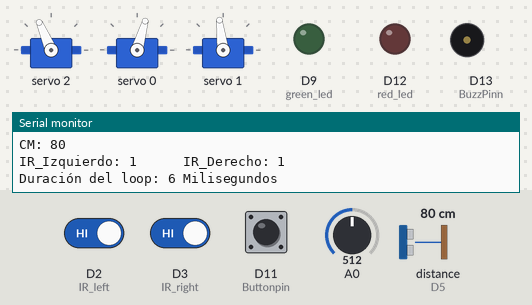
The program below on a simulated Arduino Zero (SAMD21). Shown: 3 × servo, output pins drawn as LEDs (lit = HIGH), buzzer (waves = sounding), the last lines printed to the serial monitor. Wiring (inferred from the names in the program): ultrasonic range finder: trigger D5; echo D5. Inputs (shaded band) come from the test bench; at power-on: distance to the obstacle (sensor on D5) 80 cm, D2 (IR_left) HIGH, D11 (Buttonpin) LOW, D3 (IR_right) HIGH, A0 = 512. The echo pulse lasts 58.3 µs per cm.

Above: at 5.9 s.
6.0 s: distance to the obstacle (sensor on D5) set to 12 cm
7.5 s: distance to the obstacle (sensor on D5) set to 9 cm
At 8.9 s:
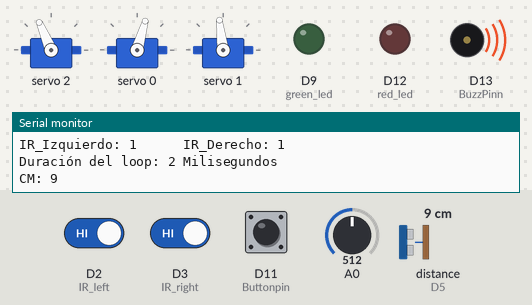
10.5 s: D2 (IR_left) driven LOW
At 10.9 s:
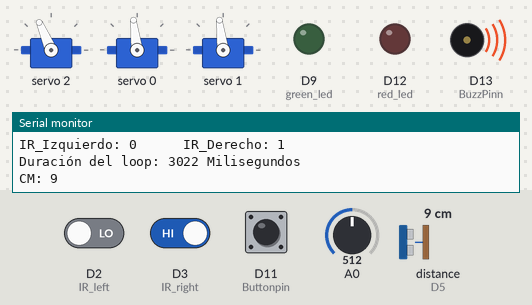
13.5 s: D11 (Buttonpin) pulled HIGH for 0.15 s
At 15.4 s:
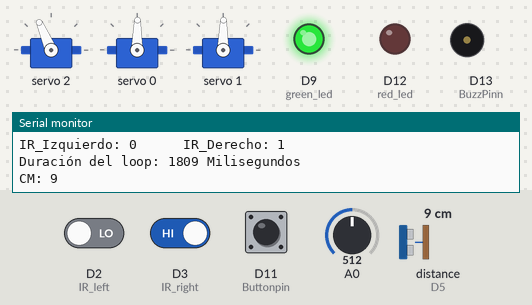
16.1 s: D3 (IR_right) driven LOW
At 17.5 s:
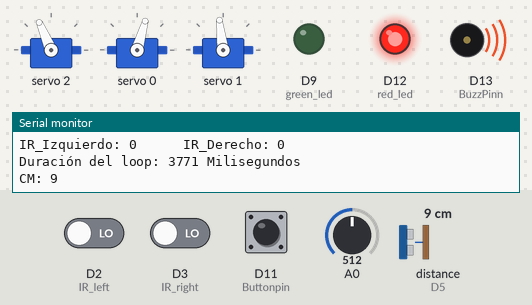
19.1 s: D3 (IR_right) driven HIGH
At 19.5 s:
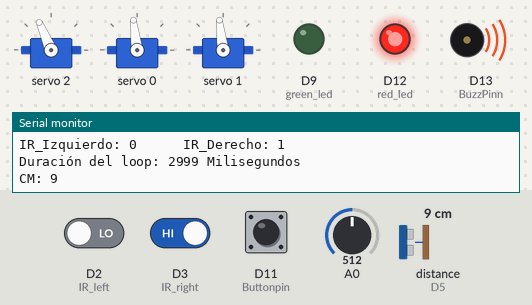
Timing chart, 0 to 23.1 s (numbered marks = the images above; inputs shaded):
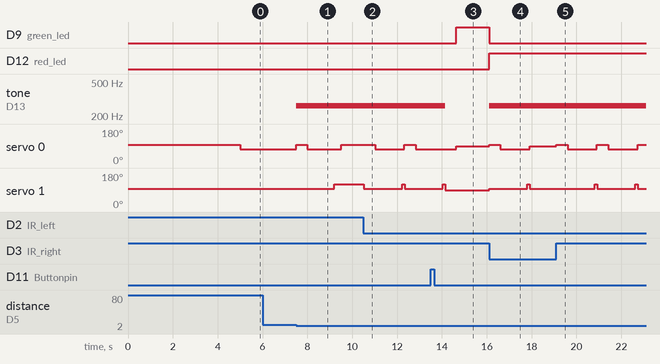

Measured:
- the behaviour switches between 11 and 10 cm on distance to the obstacle (sensor on D5) (found by bisection; images 0 and 1)
- after the input at 7.5 s, tone on D13 (BuzzPinn): silent → 262 Hz at once; servo 0: 74° → 97° at once, → 74° 0.50 s later, → 97° 1.5 s later; servo 1: 97° → 121° after 1.7 s
- after the input at 10.5 s, servo 1: 121° → 97° at once, → 121° 1.7 s later, → 97° 0.11 s later
- after the input at 13.5 s, D9 (green_led): LOW → HIGH after 1.1 s; tone on D13 (BuzzPinn): 262 Hz → silent after 0.64 s
- after the input at 16.1 s, D9 (green_led): HIGH → LOW at once; D12 (red_led): LOW → HIGH at once; tone on D13 (BuzzPinn): silent → 262 Hz at once; servo 0: 89° → 97° at once, → 74° 0.50 s later, → 89° 1.3 s later; servo 1: 89° → 97° at once, → 121° 1.7 s later, → 97° 0.10 s later
- after the input at 19.1 s, servo 0: alternates 97° for 0.50 s and 74° for 1.3 s, starting at once; servo 1: alternates 121° for 0.11 s and 97° for 1.7 s, starting after 1.7 s

The program:

main.cpp
```cpp
#include <Arduino.h>
#include <Wire.h>
#include <Adafruit_PWMServoDriver.h>

Adafruit_PWMServoDriver pwm = Adafruit_PWMServoDriver();

//WHEEL MOVEMENT
#define SERVOSTOP 380
#define SERVORIGHT 440
#define SERVOLEFT 320

//WHEELS
#define servo_left 0
#define servo_right 1

//LEDS
#define red_led 12
#define green_led 9

//INFRARED
#define IR_left 2
#define IR_right 3

//BUTTON
#define Buttonpin 11

//GLOBAL VARIABLES OF CORRECTION
int I;
int D;

//VARIABLES FOR THE PROXIMITY SENSOR
#define pingPin 5
#define BuzzPinn 13
#define C4 262
long cm;

//Servo 180
#define servo_45deg 420
int servo_180 = 2;

//Variable for change of direction function
//According to the ardino documentation found at the following link: https://www.arduino.cc/reference/cs/language/functions/external-interrupts/attachinterrupt/?_x_tr_hist=true
//Variable has to be declared as volatile to be sure that the variables shared between an ISR and the main program are updated correctly.
volatile boolean b = false;

//Variable to start searching for line
int line_found = 0;

//CHECK TERRAIN
boolean check = false;

void direction_change()
{
  b = true;
}

void check_straight()
{
  int black = 0;
  pwm.setPWM(servo_left,0,SERVOLEFT);
  pwm.setPWM(servo_right,0,SERVORIGHT);
  delay(100);
  if(digitalRead(IR_left)==black||digitalRead(IR_right)==black)
  {
    pwm.setPWM(servo_left,0,SERVOSTOP);
    pwm.setPWM(servo_right,0,SERVOSTOP);
    check = true;
  }
  else
  {
    delay(100);
    if(digitalRead(IR_left)==black||digitalRead(IR_right)==black)
    {
      pwm.setPWM(servo_left,0,SERVOSTOP);
      pwm.setPWM(servo_right,0,SERVOSTOP);
      check = true;
    }
    else
    {
      delay(100);
      if(digitalRead(IR_left)==black||digitalRead(IR_right)==black)
      {
        pwm.setPWM(servo_left,0,SERVOSTOP);
        pwm.setPWM(servo_right,0,SERVOSTOP);
        check = true;
      }
    }
  }
}

void check_turn_left()
{
  int black = 0;
  pwm.setPWM(servo_left,0,SERVOSTOP);
  pwm.setPWM(servo_right,0,SERVORIGHT);
  delay(100);
  if(digitalRead(IR_left)==black||digitalRead(IR_right)==black)
  {
    pwm.setPWM(servo_left,0,SERVOSTOP);
    pwm.setPWM(servo_right,0,SERVOSTOP);
    check = true;
  }
  else
  {
    pwm.setPWM(servo_left,0,SERVOSTOP);
    pwm.setPWM(servo_right,0,SERVORIGHT);
    delay(100);
    if(digitalRead(IR_left)==black||digitalRead(IR_right)==black)
    {
      pwm.setPWM(servo_left,0,SERVOSTOP);
      pwm.setPWM(servo_right,0,SERVOSTOP);
      check = true;
    }
    else
    {
      pwm.setPWM(servo_left,0,SERVOSTOP);
      pwm.setPWM(servo_right,0,SERVORIGHT);
      delay(100);
      if(digitalRead(IR_left)==black||digitalRead(IR_right)==black)
      {
        pwm.setPWM(servo_left,0,SERVOSTOP);
        pwm.setPWM(servo_right,0,SERVOSTOP);
        check = true;
      }
      else
      {
        pwm.setPWM(servo_left,0,SERVOSTOP);
        pwm.setPWM(servo_right,0,SERVORIGHT);
        delay(100);
        if(digitalRead(IR_left)==black||digitalRead(IR_right)==black)
        {
          pwm.setPWM(servo_left,0,SERVOSTOP);
          pwm.setPWM(servo_right,0,SERVOSTOP);
          check = true;
        }
        else
        {
          pwm.setPWM(servo_left,0,SERVOSTOP);
          pwm.setPWM(servo_right,0,SERVORIGHT);
          delay(100);
          if(digitalRead(IR_left)==black||digitalRead(IR_right)==black)
          {
            pwm.setPWM(servo_left,0,SERVOSTOP);
            pwm.setPWM(servo_right,0,SERVOSTOP);
            check = true;
          }
          else
          {
            pwm.setPWM(servo_left,0,SERVOSTOP);
            pwm.setPWM(servo_right,0,SERVORIGHT);
            delay(100);
            if(digitalRead(IR_left)==black||digitalRead(IR_right)==black)
            {
              pwm.setPWM(servo_left,0,SERVOSTOP);
              pwm.setPWM(servo_right,0,SERVOSTOP);
              check = true;
            }
            else
            {
              pwm.setPWM(servo_left,0,SERVOSTOP);
              pwm.setPWM(servo_right,0,SERVORIGHT);
              delay(100);
              if(digitalRead(IR_left)==black||digitalRead(IR_right)==black)
              {
                pwm.setPWM(servo_left,0,SERVOSTOP);
                pwm.setPWM(servo_right,0,SERVOSTOP);
                check = true;
              }
              else
              {
                pwm.setPWM(servo_left,0,SERVOSTOP);
                pwm.setPWM(servo_right,0,SERVORIGHT);
                delay(100);
                if(digitalRead(IR_left)==black||digitalRead(IR_right)==black)
                {
                  pwm.setPWM(servo_left,0,SERVOSTOP);
                  pwm.setPWM(servo_right,0,SERVOSTOP);
                  check = true;
                }
                else
                {
                  pwm.setPWM(servo_left,0,SERVOSTOP);
                  pwm.setPWM(servo_right,0,SERVORIGHT);
                  delay(100);
                  if(digitalRead(IR_left)==black||digitalRead(IR_right)==black)
                  {
                    pwm.setPWM(servo_left,0,SERVOSTOP);
                    pwm.setPWM(servo_right,0,SERVOSTOP);
                    check = true;
                  }
                  else
                  {
                    pwm.setPWM(servo_left,0,SERVOSTOP);
                    pwm.setPWM(servo_right,0,SERVORIGHT);
                    delay(100);
                    if(digitalRead(IR_left)==black||digitalRead(IR_right)==black)
                    {
                      pwm.setPWM(servo_left,0,SERVOSTOP);
                      pwm.setPWM(servo_right,0,SERVOSTOP);
                      check = true;
                    }
                    else
                    {
                      pwm.setPWM(servo_left,0,SERVOSTOP);
                      pwm.setPWM(servo_right,0,SERVORIGHT);
                      delay(100);
                      if(digitalRead(IR_left)==black||digitalRead(IR_right)==black)
                      {
                        pwm.setPWM(servo_left,0,SERVOSTOP);
                        pwm.setPWM(servo_right,0,SERVOSTOP);
                        check = true;
                      }
                      else
                      {
                        pwm.setPWM(servo_left,0,SERVOSTOP);
                        pwm.setPWM(servo_right,0,SERVORIGHT);
                        delay(100);
                        if(digitalRead(IR_left)==black||digitalRead(IR_right)==black)
                        {
                          pwm.setPWM(servo_left,0,SERVOSTOP);
                          pwm.setPWM(servo_right,0,SERVOSTOP);
                          check = true;
                        }
                      }
                    }
                  }
                }
              }
            }
          }
        }
      }
    }
  }
}

int m_distance()
{
  long duration;
  pinMode(pingPin, OUTPUT);  //Make pin configured as output
  digitalWrite(pingPin, LOW); //I make the pingPin pin in low state
  delayMicroseconds(10);
  digitalWrite(pingPin, HIGH); //This is like a gunshot
  delayMicroseconds(10);
  digitalWrite(pingPin, LOW); //This is as if we save with what we shot, but the shot still travels.
  pinMode(pingPin, INPUT); 	//pin 5 is changed to input, in order to receive the trigger returned by the sensor after the pulse bounces off an object.
  duration = pulseIn(pingPin, HIGH); //This function measures how long the pin remains in HIGH state. That is, it measures how long it takes for the echo to arrive since the pulse was sent.
  cm = duration /29 /2;
  Serial.print("CM: ");
  Serial.println(cm);
  return cm;
}

void setup()
{
  Serial.begin(9600);


  //LEFT INFRARED
  pinMode(IR_left,INPUT);

  //RIGHT INFRARED
  pinMode(IR_right,INPUT);

  //Leds
  pinMode(red_led,OUTPUT);
  pinMode(green_led,OUTPUT);

  pwm.begin();
  pwm.setPWMFreq(60);

  //BUTTON
  pinMode(Buttonpin, INPUT);
  attachInterrupt(digitalPinToInterrupt(Buttonpin),direction_change,RISING);
}

void loop()
{
  pwm.setPWM(servo_180,0,servo_45deg);
  long startTime = millis();
  int IR_Izquierdo = digitalRead(IR_left);
  int IR_Derecho = digitalRead(IR_right);
  int light = analogRead(A0);
  int correct;
  int white = 1;
  int black = 0;

  int distance = m_distance();
  if(distance<=10)
  {
    check = false;
    tone(BuzzPinn,C4);
    pwm.setPWM(servo_left,0,SERVOSTOP);
    pwm.setPWM(servo_right,0,SERVOSTOP);
    delay(500);

    //FIRST TURN RIGHT
    pwm.setPWM(servo_left,0,SERVOLEFT);
    pwm.setPWM(servo_right,0,SERVOSTOP);
    delay(1200);
    pwm.setPWM(servo_left,0,SERVOSTOP);
    pwm.setPWM(servo_right,0,SERVOSTOP);

    //THEN WHEN YOU ARE LOOKING TO THE RIGHT YOU HAVE TO GO FORWARD FOR 0.2 SECONDS
    check_straight();
    if(check ==false)
    {
      pwm.setPWM(servo_left,0,SERVOSTOP);
      pwm.setPWM(servo_right,0,SERVOSTOP);
      check_turn_left();
      if(check == false)
      {
        pwm.setPWM(servo_left,0,SERVOSTOP);
        pwm.setPWM(servo_right,0,SERVOSTOP);
        check_straight();
        if(check == false)
        {
          pwm.setPWM(servo_left,0,SERVOSTOP);
          pwm.setPWM(servo_right,0,SERVOSTOP);
          check_turn_left();
          if(check==false)
          {
            while(digitalRead(IR_left)==white && digitalRead(IR_right)==white)
            {
              pwm.setPWM(servo_left,0,SERVOLEFT);
              pwm.setPWM(servo_right,0,SERVORIGHT);
            }
              pwm.setPWM(servo_left,0,SERVOSTOP);
              pwm.setPWM(servo_right,0,SERVOSTOP);
          }
        }
      }
    }


    //But there is still the condition that both detect black as soon as they go forward.
    if(digitalRead(IR_left) == black && digitalRead(IR_right) == black)
    {
      //The thing is that I want that while the right sensor reads black, it goes a little to the right.
      while(digitalRead(IR_right) != white)
      {
        //I make it go slow so that I don't go too far.
        pwm.setPWM(servo_left,0,360);
        pwm.setPWM(servo_right,0,SERVOSTOP);
      }

      //In this case it means that the left reads black and the right reads white which is what I want.
      //When it gets to this point I make it stop so that it then enters the first condition.
      //Of the if outside so that it goes forward
      if(digitalRead(IR_left) == black && digitalRead(IR_right) == white)
      {
        pwm.setPWM(servo_left,0,SERVOSTOP);
        pwm.setPWM(servo_right,0,SERVOSTOP);
      }
    }
    noTone(BuzzPinn);
  }

  if(digitalRead(IR_left) == white && digitalRead(IR_right) == white && line_found == 0)
  {
    pwm.setPWM(servo_left,0,SERVOSTOP);
    pwm.setPWM(servo_right,0,SERVOSTOP);
    delay(5000);

    /////////////////////////////////////////////////////////////////////
    pwm.setPWM(servo_left,0,SERVOLEFT);
    pwm.setPWM(servo_right,0,SERVOSTOP);
    delay(100);
    if(digitalRead(IR_left)==black || digitalRead(IR_right)==black)
    {
      pwm.setPWM(servo_left,0,SERVOSTOP);
      pwm.setPWM(servo_right,0,SERVOSTOP);
    }

    pwm.setPWM(servo_left,0,SERVOLEFT);
    pwm.setPWM(servo_right,0,SERVOSTOP);
    delay(100);
    if(digitalRead(IR_left)==black || digitalRead(IR_right)==black)
    {
      pwm.setPWM(servo_left,0,SERVOSTOP);
      pwm.setPWM(servo_right,0,SERVOSTOP);
    }
    /////////////////////////////////////////////////////////////////////
    if(digitalRead(IR_left)==black && digitalRead(IR_right)==black)
    {
      while(digitalRead(IR_right)!=white)
      {
        pwm.setPWM(servo_left,0,370);
        pwm.setPWM(servo_right,0,SERVOSTOP);
      }
      if(digitalRead(IR_left)==black && digitalRead(IR_right)==white)
      {
        pwm.setPWM(servo_left,0,SERVOSTOP);
        pwm.setPWM(servo_right,0,SERVOSTOP);
      }
    }
    line_found++;
  }

  if(b)
  {
    pwm.setPWM(servo_left,0,320);
    pwm.setPWM(servo_right,0,360);
    delay(500);
    while(digitalRead(IR_right) == white)
    {
      digitalWrite(red_led,LOW);
      digitalWrite(green_led,HIGH);
      pwm.setPWM(servo_left,0,360);
      pwm.setPWM(servo_right,0,360);
    }
    if(digitalRead(IR_right)==black)
    {
        digitalWrite(red_led,HIGH);
        digitalWrite(green_led,LOW);
        pwm.setPWM(servo_left,0,SERVOSTOP);
        pwm.setPWM(servo_right,0,SERVOSTOP);
        b=false;
    }
  }

  if(light < 200)
  {
    correct = 20;
  }
  else if(light >=200 && light <= 500)
  {
    correct = 60;
  }
  else if(light >500)
  {
    correct = 40;
  }
  //With this block I print a whole line with the value of the IR at that moment.
  /////////////////////////////////////////////
  Serial.print("IR_Izquierdo: ");
  Serial.print(digitalRead(IR_left));
  Serial.print("      IR_Derecho: ");
  Serial.println(digitalRead(IR_right));
  /////////////////////////////////////////////

  if((IR_Izquierdo == white && IR_Derecho == black) || (IR_Izquierdo == black && IR_Derecho == white))
  {
    pwm.setPWM(servo_left,0,SERVOSTOP - correct);
    pwm.setPWM(servo_right,0,SERVOSTOP + correct);
    I = IR_Izquierdo;
    D = IR_Derecho;
  }

  //If both detect black
  if(IR_Izquierdo == black && IR_Derecho == black)
  {
    //If you start seeing black and the last thing you saw was black white you have to go to the right.
    if(I == black && D == white)
    {
      pwm.setPWM(servo_left,0,SERVOSTOP-correct);
      pwm.setPWM(servo_right,0,SERVOSTOP);
    }
    if(I == white && D == black)
    {
      pwm.setPWM(servo_left,0,SERVOSTOP);
      pwm.setPWM(servo_right,0,SERVOSTOP+correct);
    }

    I = IR_Izquierdo;
    D = IR_Derecho;
  }
  if(IR_Izquierdo == white && IR_Derecho == white)
  {
    //If the last thing you saw was white, black has to go to the right.
    if(I == white && D == black)
    {
      pwm.setPWM(servo_left,0,SERVOSTOP-correct);
      pwm.setPWM(servo_right,0,SERVOSTOP);
    }
    if(I == black && D == white)
    {
      pwm.setPWM(servo_left,0,SERVOSTOP);
      pwm.setPWM(servo_right,0,SERVOSTOP+correct);
    }
    I = IR_Izquierdo;
    D = IR_Derecho;
  }
  long endtime = millis();
  long duration = endtime-startTime;
  Serial.println();
  Serial.print("Duración del loop: ");
  Serial.print(duration);
  Serial.println(" Milisegundos");
}

  /*
    With this part of the code you can go backwards
    pwm.setPWM(servo_left,0,SERVORIGHT);
    pwm.setPWM(servo_right,0,SERVOLEFT);
  */

  /*
    With this part of code I make it go forward
    pwm.setPWM(servo_left,0,SERVOLEFT);
    pwm.setPWM(servo_right,0,SERVORIGHT);
  */


  /*
    With this part I make it turn clockwise
    pwm.setPWM(servo_left,0,SERVOLEFT);
    pwm.setPWM(servo_right,0,SERVOSTOP);
  */

  /*
    With this part I make it rotate to the left
    pwm.setPWM(servo_left,0,SERVOSTOP);
    pwm.setPWM(servo_right,0,SERVORIGHT);
  */
```
